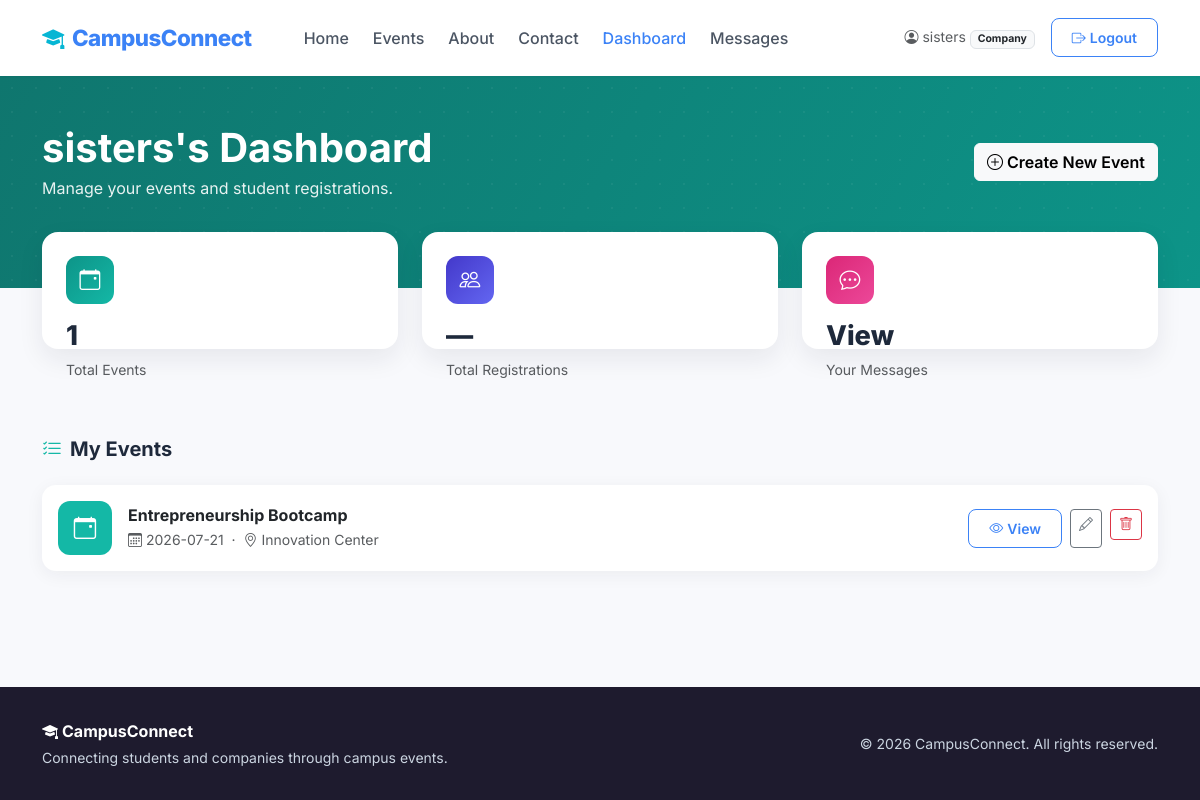
The page /dashboard (signed in) on the database its author committed.
### tables this page shows
CREATE TABLE Events (
            id INTEGER PRIMARY KEY AUTOINCREMENT,
            company_id INTEGER NOT NULL,
            title TEXT NOT NULL,
            description TEXT,
            category TEXT,
            capacity INTEGER,
            event_date TEXT NOT NULL,
            location TEXT,
            image TEXT DEFAULT 'default-event.jpg',
            created_at TIMESTAMP DEFAULT CURRENT_TIMESTAMP,
            FOREIGN KEY (company_id) REFERENCES Users (id) ON DELETE CASCADE
        );

### app.py (the view, shortened to what this page needs)
@app.route("/dashboard")
@login_required
def dashboard():
    db = get_db()
    if session["role"] == "company":
        events = db.execute(
            "SELECT * FROM Events WHERE company_id = ? ORDER BY event_date ASC",
            (session["user_id"],),
        ).fetchall()
        return render_template("company_dashboard.html", events=events)

### app.py (called while the page is built)
def get_db():
    if "db" not in g:
        g.db = sqlite3.connect(DATABASE_NAME)
        g.db.row_factory = sqlite3.Row
        g.db.execute("PRAGMA foreign_keys = ON")
    return g.db

def login_required(f):
    @wraps(f)
    def decorated_function(*args, **kwargs):
        if "user_id" not in session:
            flash("Please log in to continue.", "warning")
            return redirect(url_for("home"))
        return f(*args, **kwargs)
    return decorated_function

### templates/company_dashboard.html (shortened to what this page needs)
{% extends "layout.html" %}
{% block body_class %}page-company-dashboard{% endblock %}
{% block content %}
<section class="cc-dash-header">
    <div class="container position-relative" style="z-index:2;">
        <div class="d-flex flex-wrap justify-content-between align-items-center gap-3">
            <div>
                <h1 class="fw-bold mb-1">{{ session.get('name') }}'s Dashboard</h1>
                <p class="mb-0" style="opacity:0.9;">Manage your events and student registrations.</p>
            </div>
            <a href="{{ url_for('create_event') }}" class="btn btn-light fw-semibold">
                <i class="bi bi-plus-circle me-1"></i>Create New Event
            </a>
        </div>
    </div>
</section>
<div class="container">
    <div class="row g-4 mb-3">
        <div class="col-md-4">
            <div class="cc-stat-card">
                <div class="cc-stat-icon" style="background: linear-gradient(135deg, #0d9488, #14b8a6);">
                    <i class="bi bi-calendar-event"></i>
                </div>
                <div class="cc-stat-value">{{ events|length }}</div>
                <small class="text-muted">Total Events</small>
            </div>
        </div>
        <div class="col-md-4">
            <div class="cc-stat-card">
                <div class="cc-stat-icon" style="background: linear-gradient(135deg, #4338ca, #6366f1);">
                    <i class="bi bi-people"></i>
                </div>
                <div class="cc-stat-value">—</div>
                <small class="text-muted">Total Registrations</small>
            </div>
        </div>
        <div class="col-md-4">
            <div class="cc-stat-card">
                <div class="cc-stat-icon" style="background: linear-gradient(135deg, #db2777, #ec4899);">
                    <i class="bi bi-chat-dots"></i>
                </div>
                <div class="cc-stat-value"><a href="{{ url_for('list_messages') }}" class="text-decoration-none" style="color:inherit;">View</a></div>
                <small class="text-muted">Your Messages</small>
            </div>
        </div>
    </div>
</div>
<section class="pb-5 pt-3">
    <div class="container">
        <h5 class="fw-bold mb-4"><i class="bi bi-list-check me-2" style="color: var(--cc-company);"></i>My Events</h5>
        {% if events %}
            <div class="d-flex flex-column gap-3">
                {% for event in events %}
                <div class="card cc-event-row p-3">
                    <div class="row align-items-center g-3">
                        <div class="col-auto">
                            <div class="cc-event-thumb"><i class="bi bi-calendar-event"></i></div>
                        </div>
                        <div class="col">
                            <h6 class="fw-bold mb-1">{{ event.title }}</h6>
                            <p class="small text-muted mb-0">
                                <i class="bi bi-calendar3 me-1"></i>{{ event.event_date }}
                                {% if event.location %} &nbsp;·&nbsp; <i class="bi bi-geo-alt me-1"></i>{{ event.location }}{% endif %}
                            </p>
                        </div>
                        <div class="col-auto d-flex flex-wrap gap-2">
                            <a href="{{ url_for('view_event', event_id=event.id) }}" class="btn btn-sm btn-cc-outline">
                                <i class="bi bi-eye me-1"></i>View
                            </a>
                            <a href="{{ url_for('edit_event', event_id=event.id) }}" class="btn btn-sm btn-outline-secondary">
                                <i class="bi bi-pencil"></i>
                            </a>
                            <form method="POST" action="{{ url_for('delete_event', event_id=event.id) }}"
                                  onsubmit="return confirm('Are you sure you want to delete this event? This cannot be undone.');">
                                <button type="submit" class="btn btn-sm btn-outline-danger">
                                    <i class="bi bi-trash"></i>
                                </button>
                            </form>
                        </div>
                    </div>
                </div>
                {% endfor %}
            </div>
        {% endif %}
    </div>
</section>
{% endblock %}

### static/css/style.css (style rules this page uses)
:root { --cc-primary: #3B82F6; --cc-primary-dark: #2563EB; --cc-secondary: #06b6d4; --cc-student: #4338ca; --cc-company: #14B8A6; --cc-bg: #f8f9fc; --cc-text: #1E293B; }
* { font-family: 'Inter', sans-serif; }
body { background-color: var(--cc-bg); color: var(--cc-text); display: flex; flex-direction: column; min-height: 100vh; }
.btn-cc-outline { border: 1.5px solid var(--cc-primary); color: var(--cc-primary); font-weight: 600; padding: 0.5rem 1.25rem; border-radius: 8px; }
.cc-dash-header::before { content: ""; position: absolute; inset: 0; background-image: radial-gradient(circle, rgba(255,255,255,0.12) 1.5px, transparent 1.5px); background-size: 24px 24px; opacity: 0.4; }
.cc-stat-card { background: #fff; border-radius: 16px; padding: 1.5rem; box-shadow: 0 10px 26px rgba(30,27,46,0.08); margin-top: -3.5rem; position: relative; z-index: 3; height: 100%; }
.cc-stat-icon { width: 48px; height: 48px; border-radius: 12px; display: flex; align-items: center; justify-content: center; color: #fff; font-size: 1.3rem; margin-bottom: 0.8rem; }
.cc-stat-value { font-weight: 800; font-size: 1.7rem; }
body.page-company-dashboard .cc-dash-header { background: linear-gradient(120deg, #0f766e, #0d9488); color: #fff; padding: 3rem 0 5.5rem; position: relative; overflow: hidden; }
body.page-company-dashboard .cc-event-row { border: none; border-radius: 14px; box-shadow: 0 4px 18px rgba(30,27,46,0.06); transition: box-shadow 0.25s ease; }
body.page-company-dashboard .cc-event-thumb { width: 54px; height: 54px; border-radius: 12px; background: linear-gradient(135deg, var(--cc-company), #14b8a6); color: #fff; display: flex; align-items: center; justify-content: center; font-size: 1.4rem; flex-shrink: 0; }

### rows shown on the page
Events: title "Entrepreneurship Bootcamp", event_date "2026-07-21", location "Innovation Center"

### other values the page prints
{{ session.get('name') }} "sisters"
{{ session.get('role')|capitalize }} "Company"
{{ events|length }} "1"
